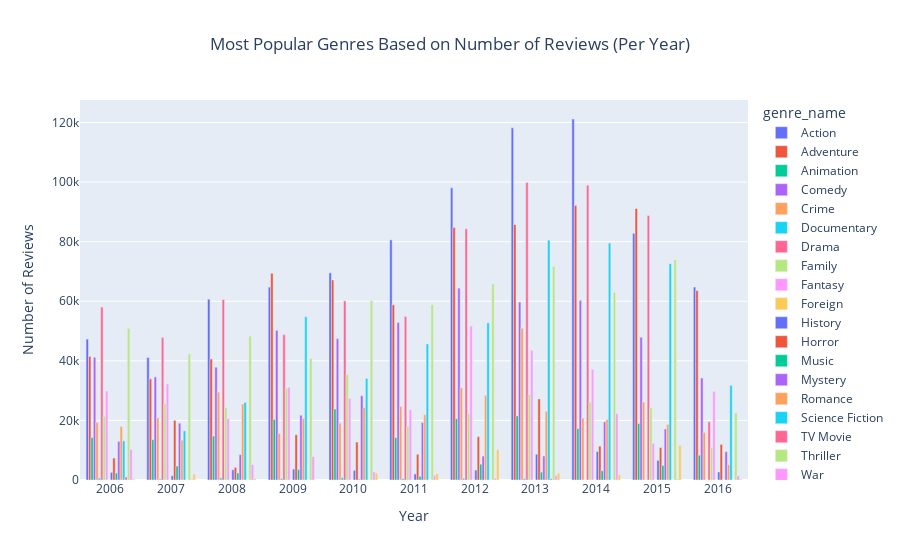

The cell this chart's notebook holds for it:
### Code cell
# Plot 1: Most Popular Genres Based on Number of Reviews (Per Year)
fig_reviews = px.bar(
    reviews_yearly,
    x='release_year',
    y='rt_review_count',
    color='genre_name',
    title='Most Popular Genres Based on Number of Reviews (Per Year)',
    labels={'release_year': 'Year', 'rt_review_count': 'Number of Reviews'},
    barmode='group'
)

fig_reviews.update_layout(
    xaxis_title='Year',
    yaxis_title='Number of Reviews',
    title_x=0.5,
    xaxis=dict(tickmode='linear', dtick=1)
)

# Show plot
fig_reviews.show()

### Figure 1 — Plotly figure (JSON) as saved in the notebook; plotly's stock layout.template omitted (floating-point values rounded to 4 significant figures)
{"data": [{"alignmentgroup": "True", "hovertemplate": "genre_name=Action<br>Year=%{x}<br>Number of Reviews=%{y}<extra></extra>", "legendgroup": "Action", "marker": {"color": "#636efa", "pattern": {"shape": ""}}, "name": "Action", "offsetgroup": "Action", "orientation": "v", "showlegend": true, "textposition": "auto", "type": "bar", "x": [2006, 2007, 2008, 2009, 2010, 2011, 2012, 2013, 2014, 2015, 2016], "xaxis": "x", "y": [47302, 41112, 60696, 64760, 69542, 80611, 98082, 118207, 121176, 82814, 64769], "yaxis": "y"}, {"alignmentgroup": "True", "hovertemplate": "genre_name=Adventure<br>Year=%{x}<br>Number of Reviews=%{y}<extra></extra>", "legendgroup": "Adventure", "marker": {"color": "#EF553B", "pattern": {"shape": ""}}, "name": "Adventure", "offsetgroup": "Adventure", "orientation": "v", "showlegend": true, "textposition": "auto", "type": "bar", "x": [2006, 2007, 2008, 2009, 2010, 2011, 2012, 2013, 2014, 2015, 2016], "xaxis": "x", "y": [41482, 33974, 40644, 69392, 67136, 58819, 84767, 85753, 92108, 91138, 63591], "yaxis": "y"}, {"alignmentgroup": "True", "hovertemplate": "genre_name=Animation<br>Year=%{x}<br>Number of Reviews=%{y}<extra></extra>", "legendgroup": "Animation", "marker": {"color": "#00cc96", "pattern": {"shape": ""}}, "name": "Animation", "offsetgroup": "Animation", "orientation": "v", "showlegend": true, "textposition": "auto", "type": "bar", "x": [2006, 2007, 2008, 2009, 2010, 2011, 2012, 2013, 2014, 2015, 2016], "xaxis": "x", "y": [14229, 13531, 14757, 20305, 23834, 14248, 20559, 21516, 17248, 18990, 8325], "yaxis": "y"}, {"alignmentgroup": "True", "hovertemplate": "genre_name=Comedy<br>Year=%{x}<br>Number of Reviews=%{y}<extra></extra>", "legendgroup": "Comedy", "marker": {"color": "#ab63fa", "pattern": {"shape": ""}}, "name": "Comedy", "offsetgroup": "Comedy", "orientation": "v", "showlegend": true, "textposition": "auto", "type": "bar", "x": [2006, 2007, 2008, 2009, 2010, 2011, 2012, 2013, 2014, 2015, 2016], "xaxis": "x", "y": [41186, 34610, 37865, 50244, 47442, 52885, 64396, 59712, 60311, 47916, 34230], "yaxis": "y"}, {"alignmentgroup": "True", "hovertemplate": "genre_name=Crime<br>Year=%{x}<br>Number of Reviews=%{y}<extra></extra>", "legendgroup": "Crime", "marker": {"color": "#FFA15A", "pattern": {"shape": ""}}, "name": "Crime", "offsetgroup": "Crime", "orientation": "v", "showlegend": true, "textposition": "auto", "type": "bar", "x": [2006, 2007, 2008, 2009, 2010, 2011, 2012, 2013, 2014, 2015, 2016], "xaxis": "x", "y": [19314, 20895, 29514, 15619, 19071, 24657, 30962, 50933, 20783, 26176, 15969], "yaxis": "y"}, {"alignmentgroup": "True", "hovertemplate": "genre_name=Documentary<br>Year=%{x}<br>Number of Reviews=%{y}<extra></extra>", "legendgroup": "Documentary", "marker": {"color": "#19d3f3", "pattern": {"shape": ""}}, "name": "Documentary", "offsetgroup": "Documentary", "orientation": "v", "showlegend": true, "textposition": "auto", "type": "bar", "x": [2006, 2007, 2008, 2009, 2010, 2011, 2012, 2013, 2014, 2015], "xaxis": "x", "y": [664, 366, 754, 532, 819, 537, 588, 494, 17, 67], "yaxis": "y"}, {"alignmentgroup": "True", "hovertemplate": "genre_name=Drama<br>Year=%{x}<br>Number of Reviews=%{y}<extra></extra>", "legendgroup": "Drama", "marker": {"color": "#FF6692", "pattern": {"shape": ""}}, "name": "Drama", "offsetgroup": "Drama", "orientation": "v", "showlegend": true, "textposition": "auto", "type": "bar", "x": [2006, 2007, 2008, 2009, 2010, 2011, 2012, 2013, 2014, 2015, 2016], "xaxis": "x", "y": [58045, 47862, 60574, 48795, 60120, 54920, 84322, 99838, 98973, 88773, 19565], "yaxis": "y"}, {"alignmentgroup": "True", "hovertemplate": "genre_name=Family<br>Year=%{x}<br>Number of Reviews=%{y}<extra></extra>", "legendgroup": "Family", "marker": {"color": "#B6E880", "pattern": {"shape": ""}}, "name": "Family", "offsetgroup": "Family", "orientation": "v", "showlegend": true, "textposition": "auto", "type": "bar", "x": [2006, 2007, 2008, 2009, 2010, 2011, 2012, 2013, 2014, 2015, 2016], "xaxis": "x", "y": [21360, 25628, 24358, 30718, 35408, 17931, 22301, 28740, 26169, 24220, 10993], "yaxis": "y"}, {"alignmentgroup": "True", "hovertemplate": "genre_name=Fantasy<br>Year=%{x}<br>Number of Reviews=%{y}<extra></extra>", "legendgroup": "Fantasy", "marker": {"color": "#FF97FF", "pattern": {"shape": ""}}, "name": "Fantasy", "offsetgroup": "Fantasy", "orientation": "v", "showlegend": true, "textposition": "auto", "type": "bar", "x": [2006, 2007, 2008, 2009, 2010, 2011, 2012, 2013, 2014, 2015, 2016], "xaxis": "x", "y": [29886, 32265, 20571, 31101, 27365, 23578, 51682, 43545, 37128, 12316, 29772], "yaxis": "y"}, {"alignmentgroup": "True", "hovertemplate": "genre_name=Foreign<br>Year=%{x}<br>Number of Reviews=%{y}<extra></extra>", "legendgroup": "Foreign", "marker": {"color": "#FECB52", "pattern": {"shape": ""}}, "name": "Foreign", "offsetgroup": "Foreign", "orientation": "v", "showlegend": true, "textposition": "auto", "type": "bar", "x": [2006, 2007, 2008, 2009, 2010, 2011, 2012], "xaxis": "x", "y": [7, 37, 19, 43, 29, 25, 6], "yaxis": "y"}, {"alignmentgroup": "True", "hovertemplate": "genre_name=History<br>Year=%{x}<br>Number of Reviews=%{y}<extra></extra>", "legendgroup": "History", "marker": {"color": "#636efa", "pattern": {"shape": ""}}, "name": "History", "offsetgroup": "History", "orientation": "v", "showlegend": true, "textposition": "auto", "type": "bar", "x": [2006, 2007, 2008, 2009, 2010, 2011, 2012, 2013, 2014, 2015, 2016], "xaxis": "x", "y": [2561, 1415, 3420, 3663, 3223, 2041, 3344, 8625, 9539, 6597, 2701], "yaxis": "y"}, {"alignmentgroup": "True", "hovertemplate": "genre_name=Horror<br>Year=%{x}<br>Number of Reviews=%{y}<extra></extra>", "legendgroup": "Horror", "marker": {"color": "#EF553B", "pattern": {"shape": ""}}, "name": "Horror", "offsetgroup": "Horror", "orientation": "v", "showlegend": true, "textposition": "auto", "type": "bar", "x": [2006, 2007, 2008, 2009, 2010, 2011, 2012, 2013, 2014, 2015, 2016], "xaxis": "x", "y": [7371, 20011, 4217, 15201, 12742, 8639, 14548, 27220, 11351, 10886, 11928], "yaxis": "y"}, {"alignmentgroup": "True", "hovertemplate": "genre_name=Music<br>Year=%{x}<br>Number of Reviews=%{y}<extra></extra>", "legendgroup": "Music", "marker": {"color": "#00cc96", "pattern": {"shape": ""}}, "name": "Music", "offsetgroup": "Music", "orientation": "v", "showlegend": true, "textposition": "auto", "type": "bar", "x": [2006, 2007, 2008, 2009, 2010, 2011, 2012, 2013, 2014, 2015, 2016], "xaxis": "x", "y": [2334, 4692, 2333, 3514, 260, 1234, 5333, 2649, 3101, 4890, 2], "yaxis": "y"}, {"alignmentgroup": "True", "hovertemplate": "genre_name=Mystery<br>Year=%{x}<br>Number of Reviews=%{y}<extra></extra>", "legendgroup": "Mystery", "marker": {"color": "#ab63fa", "pattern": {"shape": ""}}, "name": "Mystery", "offsetgroup": "Mystery", "orientation": "v", "showlegend": true, "textposition": "auto", "type": "bar", "x": [2006, 2007, 2008, 2009, 2010, 2011, 2012, 2013, 2014, 2015, 2016], "xaxis": "x", "y": [12962, 19071, 8518, 21748, 28288, 19282, 8032, 8073, 19524, 17121, 9511], "yaxis": "y"}, {"alignmentgroup": "True", "hovertemplate": "genre_name=Romance<br>Year=%{x}<br>Number of Reviews=%{y}<extra></extra>", "legendgroup": "Romance", "marker": {"color": "#FFA15A", "pattern": {"shape": ""}}, "name": "Romance", "offsetgroup": "Romance", "orientation": "v", "showlegend": true, "textposition": "auto", "type": "bar", "x": [2006, 2007, 2008, 2009, 2010, 2011, 2012, 2013, 2014, 2015, 2016], "xaxis": "x", "y": [17928, 13359, 25476, 20627, 24309, 21931, 28421, 23055, 20293, 18649, 5140], "yaxis": "y"}, {"alignmentgroup": "True", "hovertemplate": "genre_name=Science Fiction<br>Year=%{x}<br>Number of Reviews=%{y}<extra></extra>", "legendgroup": "Science Fiction", "marker": {"color": "#19d3f3", "pattern": {"shape": ""}}, "name": "Science Fiction", "offsetgroup": "Science Fiction", "orientation": "v", "showlegend": true, "textposition": "auto", "type": "bar", "x": [2006, 2007, 2008, 2009, 2010, 2011, 2012, 2013, 2014, 2015, 2016], "xaxis": "x", "y": [13124, 16493, 26027, 54794, 34100, 45682, 52771, 80499, 79520, 72602, 31752], "yaxis": "y"}, {"alignmentgroup": "True", "hovertemplate": "genre_name=TV Movie<br>Year=%{x}<br>Number of Reviews=%{y}<extra></extra>", "legendgroup": "TV Movie", "marker": {"color": "#FF6692", "pattern": {"shape": ""}}, "name": "TV Movie", "offsetgroup": "TV Movie", "orientation": "v", "showlegend": true, "textposition": "auto", "type": "bar", "x": [2006, 2011, 2012, 2013], "xaxis": "x", "y": [1012, 3, 28, 482], "yaxis": "y"}, {"alignmentgroup": "True", "hovertemplate": "genre_name=Thriller<br>Year=%{x}<br>Number of Reviews=%{y}<extra></extra>", "legendgroup": "Thriller", "marker": {"color": "#B6E880", "pattern": {"shape": ""}}, "name": "Thriller", "offsetgroup": "Thriller", "orientation": "v", "showlegend": true, "textposition": "auto", "type": "bar", "x": [2006, 2007, 2008, 2009, 2010, 2011, 2012, 2013, 2014, 2015, 2016], "xaxis": "x", "y": [50912, 42353, 48293, 40860, 60205, 58824, 65839, 71710, 62983, 73874, 22504], "yaxis": "y"}, {"alignmentgroup": "True", "hovertemplate": "genre_name=War<br>Year=%{x}<br>Number of Reviews=%{y}<extra></extra>", "legendgroup": "War", "marker": {"color": "#FF97FF", "pattern": {"shape": ""}}, "name": "War", "offsetgroup": "War", "orientation": "v", "showlegend": true, "textposition": "auto", "type": "bar", "x": [2006, 2007, 2008, 2009, 2010, 2011, 2012, 2013, 2014, 2015, 2016], "xaxis": "x", "y": [10229, 244, 5161, 7860, 2696, 1535, 595, 1547, 22323, 320, 1395], "yaxis": "y"}, {"alignmentgroup": "True", "hovertemplate": "genre_name=Western<br>Year=%{x}<br>Number of Reviews=%{y}<extra></extra>", "legendgroup": "Western", "marker": {"color": "#FECB52", "pattern": {"shape": ""}}, "name": "Western", "offsetgroup": "Western", "orientation": "v", "showlegend": true, "textposition": "auto", "type": "bar", "x": [2006, 2007, 2008, 2010, 2011, 2012, 2013, 2014, 2015, 2016], "xaxis": "x", "y": [307, 1981, 492, 2328, 2132, 10202, 2311, 1729, 11541, 285], "yaxis": "y"}], "layout": {"barmode": "group", "legend": {"title": {"text": "genre_name"}, "tracegroupgap": 0}, "title": {"text": "Most Popular Genres Based on Number of Reviews (Per Year)", "x": 0.5}, "xaxis": {"anchor": "y", "domain": [0, 1], "dtick": 1, "tickmode": "linear", "title": {"text": "Year"}}, "yaxis": {"anchor": "x", "domain": [0, 1], "title": {"text": "Number of Reviews"}}}}
